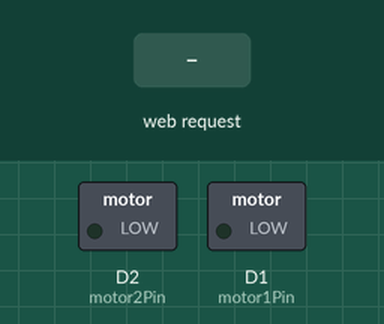
Recording of a sketch running on a simulated ESP8266 (NodeMCU). On the bench: switched loads named in the sketch (green lamp = pin HIGH). The test bench sets the inputs (shaded band). WiFi joins after 1.5 s; servers stay silent unless stated; what the sketch prints to the serial monitor is not drawn.

Above: at 2.7 s.
2.8 s: HTTP request GET /MOTOR1=ON received
At 3.6 s:
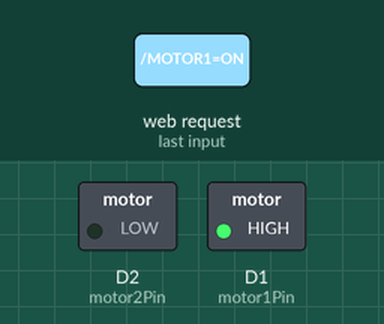
5.3 s: HTTP request GET /ALLMOTORS=ON received
At 5.8 s:
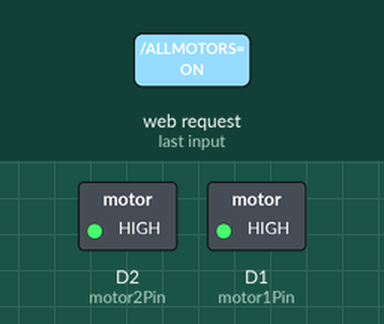
6.8 s: HTTP request GET /MOTOR1=ON received
At 8.9 s:
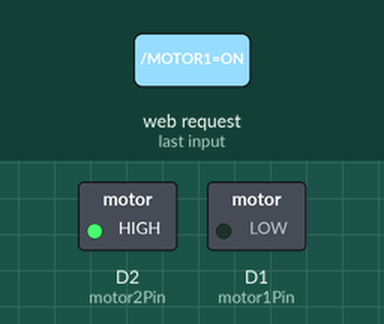
9.3 s: HTTP request GET /MOTOR2=ON received
At 10.8 s:
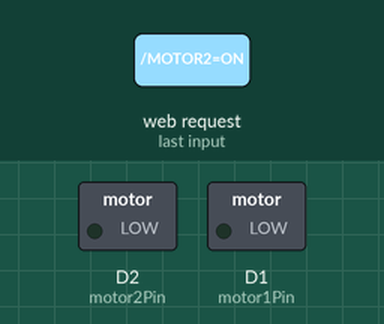
Timing chart, 0 to 12.3 s (numbered marks = the images above; inputs shaded):
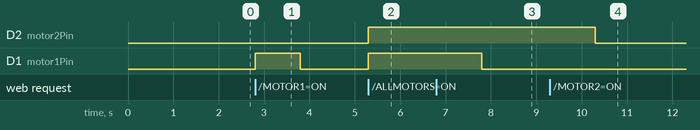

The sketch:

smart_car.ino
```cpp
#include <ESP8266WiFi.h>

const char* ssid = "";
const char* password = "";

WiFiServer server(80);

const int motor1Pin = D1;
const int motor2Pin = D2;

void setup() {
  Serial.begin(115200);

  pinMode(motor1Pin, OUTPUT);
  pinMode(motor2Pin, OUTPUT);
  digitalWrite(motor1Pin, LOW);
  digitalWrite(motor2Pin, LOW);

  Serial.println("Connecting to WiFi...");
  WiFi.begin(ssid, password);

  while (WiFi.status() != WL_CONNECTED) {
    delay(500);
    Serial.print(".");
  }
  Serial.println("\nWiFi connected");
  Serial.println("IP Address: ");
  Serial.println(WiFi.localIP());

  server.begin();
}

void loop() {
  WiFiClient client = server.available();
  if (!client) return;

  while (!client.available()) {
    delay(1);
  }

  String request = client.readStringUntil('\r');
  Serial.println(request);
  client.flush();

  if (request.indexOf("/MOTOR1=ON") != -1) {
    digitalWrite(motor1Pin, HIGH);
    delay(1000);
    digitalWrite(motor1Pin, LOW);
  }

  if (request.indexOf("/MOTOR2=ON") != -1) {
    digitalWrite(motor2Pin, HIGH);
    delay(1000);
    digitalWrite(motor2Pin, LOW);
  }

  if (request.indexOf("/ALLMOTORS=ON") != -1) {
    digitalWrite(motor1Pin, HIGH);
    digitalWrite(motor2Pin, HIGH);
  } else if (request.indexOf("/ALLMOTORS=OFF") != -1) {
    digitalWrite(motor1Pin, LOW);
    digitalWrite(motor2Pin, LOW);
  }

  client.println("HTTP/1.1 200 OK");
  client.println("Content-Type: text/html");
  client.println();
  client.println("<!DOCTYPE HTML>");
  client.println("<html>");
  client.println("<head>");
  client.println("<style>");
  client.println("body { font-family: Arial; text-align: center; margin-top: 50px; }");
  client.println(".button { text-decoration: none; display: inline-block; margin: 10px; padding: 10px 20px; color: white; border-radius: 5px; }");
  client.println(".button-green { background-color: green; }");
  client.println(".button-red { background-color: red; }");
  client.println(".button-blue { background-color: blue; }");
  client.println(".container { display: flex; flex-direction: column; align-items: center; }");
  client.println(".row { display: flex; justify-content: space-between; width: 50%; margin: 10px 0; }");
  client.println("</style>");
  client.println("</head>");
  client.println("<body>");
  client.println("<h1>SMART CAR</h1>");
  client.println("<div class=\"container\">");
  client.println("<a href=\"/ALLMOTORS=ON\" class=\"button button-green\">MAJU</a>");
  client.println("<div class=\"row\">");
  client.println("<a href=\"/MOTOR2=ON\" class=\"button button-blue\">BELOK KIRI</a>");
  client.println("<a href=\"/MOTOR1=ON\" class=\"button button-blue\">BELOK KANAN</a>");
  client.println("</div>");
  client.println("<a href=\"/ALLMOTORS=OFF\" class=\"button button-red\">BERHENTI</a>");
  client.println("</div>");
  client.println("</body>");
  client.println("</html>");
}
```

Measured:
- after the input at 2.8 s, D1 (motor1Pin): LOW → HIGH at once, → LOW 1.0 s later
- after the input at 5.3 s, D2 (motor2Pin), D1 (motor1Pin): LOW → HIGH at once
- after the input at 6.8 s, D1 (motor1Pin): HIGH → LOW after 1.0 s
- after the input at 9.3 s, D2 (motor2Pin): HIGH → LOW after 1.0 s
